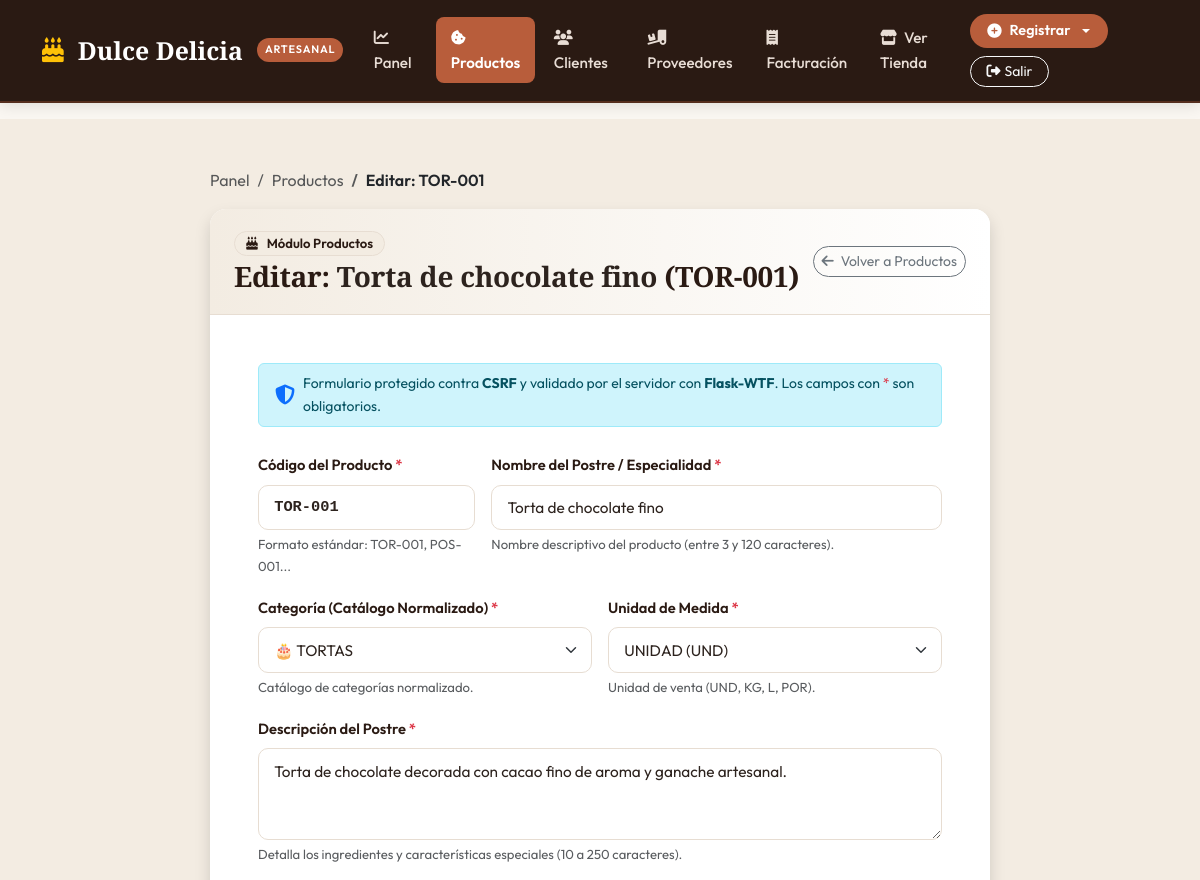
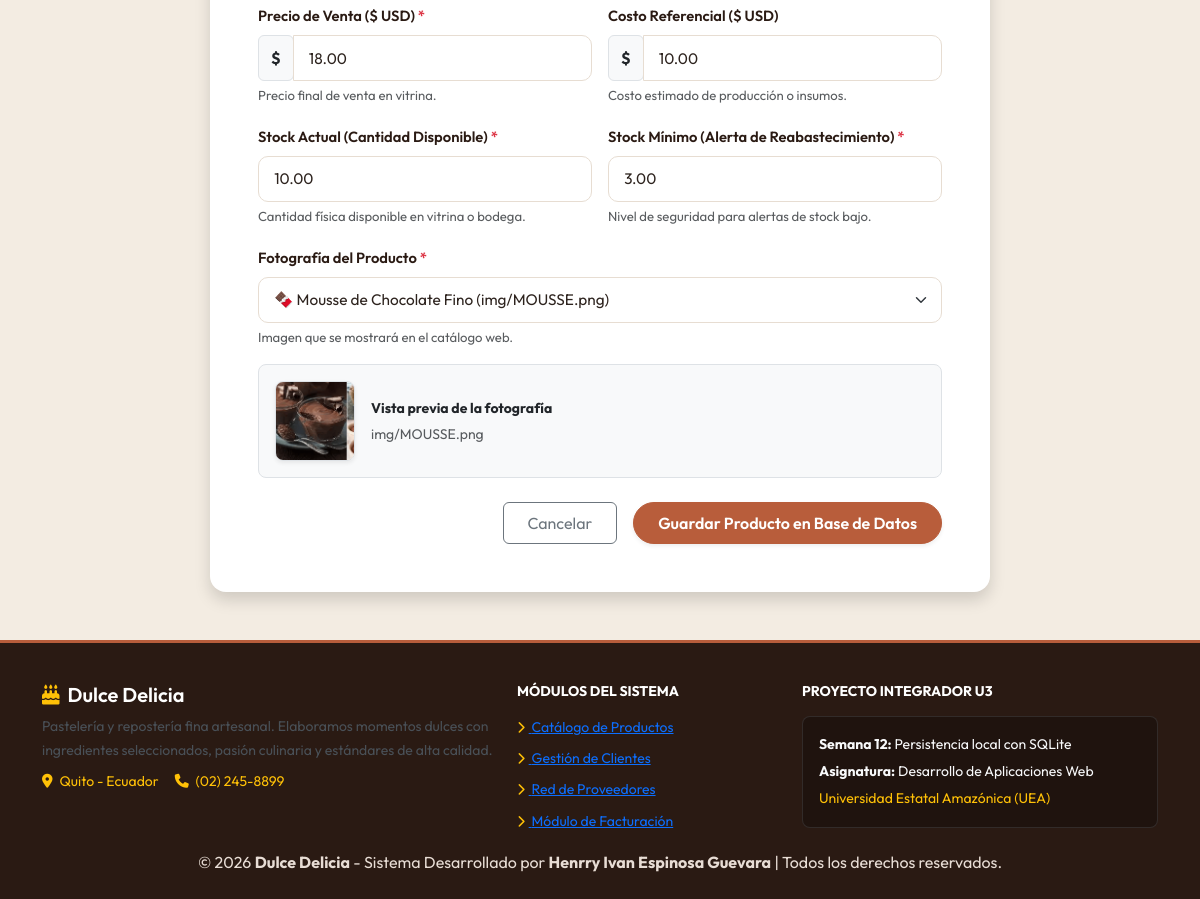
The app's page /productos/editar/1 (signed in) with its own data (2 pictures, top to bottom).
### tables this page shows
CREATE TABLE productos (
            id_producto INTEGER PRIMARY KEY AUTOINCREMENT,
            id_categoria_producto INTEGER NOT NULL REFERENCES categorias_producto(id_categoria_producto),
            id_unidad INTEGER NOT NULL REFERENCES unidades_medida(id_unidad),
            codigo TEXT NOT NULL UNIQUE,
            nombre TEXT NOT NULL,
            descripcion TEXT,
            precio_venta REAL NOT NULL CHECK (precio_venta >= 0),
            costo_referencial REAL NOT NULL DEFAULT 0 CHECK (costo_referencial >= 0),
            stock_actual REAL NOT NULL DEFAULT 0 CHECK (stock_actual >= 0),
            stock_minimo REAL NOT NULL DEFAULT 0 CHECK (stock_minimo >= 0),
            imagen TEXT DEFAULT 'img/CHEESCAKE.png',
            activo INTEGER NOT NULL DEFAULT 1,
            fecha_registro TEXT NOT NULL DEFAULT (datetime('now', 'localtime'))
        );

### app.py (the view, shortened to what this page needs)
@app.route('/productos/editar/<int:id>', methods=['GET', 'POST'])
@login_requerido
def editar_producto(id):
    conn = obtener_conexion()
    cursor = conn.cursor()
    cursor.execute("SELECT * FROM productos WHERE id_producto = ?", (id,))
    producto = cursor.fetchone()
    conn.close()
    if not producto:
        flash('El producto solicitado no existe en la base de datos.', 'warning')
        return redirect(url_for('productos'))
    form = ProductoForm()
    sincronizar_opciones_producto(form)
    if request.method == 'GET':
        form.codigo.data = producto['codigo']
        form.nombre.data = producto['nombre']
        form.id_categoria_producto.data = producto['id_categoria_producto']
        form.id_unidad.data = producto['id_unidad']
        form.descripcion.data = producto['descripcion']
        form.precio_venta.data = producto['precio_venta']
        form.costo_referencial.data = producto['costo_referencial']
        form.stock_actual.data = producto['stock_actual']
        form.stock_minimo.data = producto['stock_minimo']
        form.imagen.data = producto['imagen']
    return render_template("formulario_producto.html", form=form, modo="edicion", producto=producto)

### app.py (called while the page is built)
def obtener_conexion():
    conn = sqlite3.connect(DB_PATH)
    conn.row_factory = sqlite3.Row
    conn.execute("PRAGMA foreign_keys = ON;")
    return conn

def sincronizar_opciones_producto(form):
    conn = obtener_conexion()
    cursor = conn.cursor()
    cursor.execute("SELECT id_categoria_producto, nombre FROM categorias_producto WHERE activo = 1 ORDER BY id_categoria_producto ASC")
    form.id_categoria_producto.choices = [(row['id_categoria_producto'], f"🎂 {row['nombre']}") for row in cursor.fetchall()]
    cursor.execute("SELECT id_unidad, nombre || ' (' || abreviatura || ')' AS etiqueta FROM unidades_medida ORDER BY id_unidad ASC")
    form.id_unidad.choices = [(row['id_unidad'], row['etiqueta']) for row in cursor.fetchall()]
    conn.close()

def login_requerido(f):
    @wraps(f)
    def decorada(*args, **kwargs):
        if not session.get('usuario'):
            flash('Debe iniciar sesión para acceder al sistema administrativo.', 'warning')
            return redirect(url_for('login'))
        return f(*args, **kwargs)
    return decorada

### templates/formulario_producto.html (shortened to what this page needs)
{% extends "base.html" %}
{% block content %}
<section class="py-5" style="background-color: var(--c-crema); min-height: 85vh;">
  <div class="container">
    <div class="form-card-container">
      <nav aria-label="breadcrumb" class="mb-3">
        <ol class="breadcrumb small">
          <li class="breadcrumb-item"><a href="{{ url_for('panel') }}" class="text-decoration-none text-muted">Panel</a></li>
          <li class="breadcrumb-item"><a href="{{ url_for('productos') }}" class="text-decoration-none text-muted">Productos</a></li>
          <li class="breadcrumb-item active text-dark fw-semibold" aria-current="page">
            {% if modo == 'edicion' %}Editar: {{ producto.codigo }}{% else %}Nuevo Producto{% endif %}
          </li>
        </ol>
      </nav>
      <div class="card card-artesanal border-0 shadow">
        <div class="card-header-artesanal d-flex justify-content-between align-items-center flex-wrap gap-2">
          <div>
            <span class="badge badge-artesanal badge-moka mb-1 fw-semibold">
              <i class="fa-solid fa-cake-candles me-1"></i> Módulo Productos
            </span>
            <h1 class="h3 mb-0 fw-bold text-dark">
              {% if modo == 'edicion' %}
                Editar: <span class="text-caramelo">{{ producto.nombre }}</span> ({{ producto.codigo }})
              {% else %}
                Registrar Nuevo Producto
              {% endif %}
            </h1>
          </div>
          <a href="{{ url_for('productos') }}" class="btn btn-sm btn-outline-secondary rounded-pill">
            <i class="fa-solid fa-arrow-left me-1"></i> Volver a Productos
          </a>
        </div>
        <div class="card-body p-4 p-md-5">
          <div class="alert alert-info py-2 px-3 small d-flex align-items-center gap-2 mb-4" role="alert">
            <i class="fa-solid fa-shield-halved fs-5 text-primary"></i>
            <span>Formulario protegido contra <strong>CSRF</strong> y validado por el servidor con <strong>Flask-WTF</strong>. Los campos con <span class="text-danger">*</span> son obligatorios.</span>
          </div>
          <form method="POST" novalidate>
            <div class="row g-3">
              <div class="col-md-4">
                <label for="{{ form.codigo.id }}" class="form-label">
                  {{ form.codigo.label.text }} <span class="text-danger">*</span>
                </label>
                {{ form.codigo(class="form-control font-monospace fw-bold" + (" is-invalid" if form.codigo.errors else "")) }}
                <div class="form-help-text text-muted small">Formato estándar: TOR-001, POS-001...</div>
              </div>
              <div class="col-md-8">
                <label for="{{ form.nombre.id }}" class="form-label">
                  {{ form.nombre.label.text }} <span class="text-danger">*</span>
                </label>
                {{ form.nombre(class="form-control" + (" is-invalid" if form.nombre.errors else "")) }}
                <div class="form-help-text text-muted small">Nombre descriptivo del producto (entre 3 y 120 caracteres).</div>
              </div>
              <div class="col-md-6">
                <label for="{{ form.id_categoria_producto.id }}" class="form-label">
                  {{ form.id_categoria_producto.label.text }} <span class="text-danger">*</span>
                </label>
                {{ form.id_categoria_producto(class="form-select" + (" is-invalid" if form.id_categoria_producto.errors else "")) }}
                <div class="form-help-text text-muted small">Catálogo de categorías normalizado.</div>
              </div>
              <div class="col-md-6">
                <label for="{{ form.id_unidad.id }}" class="form-label">
                  {{ form.id_unidad.label.text }} <span class="text-danger">*</span>
                </label>
                {{ form.id_unidad(class="form-select" + (" is-invalid" if form.id_unidad.errors else "")) }}
                <div class="form-help-text text-muted small">Unidad de venta (UND, KG, L, POR).</div>
              </div>
              <div class="col-12">
                <label for="{{ form.descripcion.id }}" class="form-label">
                  {{ form.descripcion.label.text }} <span class="text-danger">*</span>
                </label>
                {{ form.descripcion(class="form-control" + (" is-invalid" if form.descripcion.errors else "")) }}
                <div class="form-help-text text-muted small">Detalla los ingredientes y características especiales (10 a 250 caracteres).</div>
              </div>
              <div class="col-md-6">
                <label for="{{ form.precio_venta.id }}" class="form-label">
                  {{ form.precio_venta.label.text }} <span class="text-danger">*</span>
                </label>
                <div class="input-group has-validation">
                  <span class="input-group-text bg-light text-dark fw-bold">$</span>
                  {{ form.precio_venta(class="form-control" + (" is-invalid" if form.precio_venta.errors else "")) }}
                </div>
                <div class="form-help-text text-muted small">Precio final de venta en vitrina.</div>
              </div>
              <div class="col-md-6">
                <label for="{{ form.costo_referencial.id }}" class="form-label">
                  {{ form.costo_referencial.label.text }}
                </label>
                <div class="input-group has-validation">
                  <span class="input-group-text bg-light text-dark fw-bold">$</span>
                  {{ form.costo_referencial(class="form-control" + (" is-invalid" if form.costo_referencial.errors else "")) }}
                </div>
                <div class="form-help-text text-muted small">Costo estimado de producción o insumos.</div>
              </div>
              <div class="col-md-6">
                <label for="{{ form.stock_actual.id }}" class="form-label">
                  {{ form.stock_actual.label.text }} <span class="text-danger">*</span>
                </label>
                {{ form.stock_actual(class="form-control" + (" is-invalid" if form.stock_actual.errors else "")) }}
                <div class="form-help-text text-muted small">Cantidad física disponible en vitrina o bodega.</div>
              </div>
              <div class="col-md-6">
                <label for="{{ form.stock_minimo.id }}" class="form-label">
                  {{ form.stock_minimo.label.text }} <span class="text-danger">*</span>
                </label>
                {{ form.stock_minimo(class="form-control" + (" is-invalid" if form.stock_minimo.errors else "")) }}
                <div class="form-help-text text-muted small">Nivel de seguridad para alertas de stock bajo.</div>
              </div>
              <div class="col-12">
                <label for="{{ form.imagen.id }}" class="form-label">
                  {{ form.imagen.label.text }} <span class="text-danger">*</span>
                </label>
                {{ form.imagen(class="form-select" + (" is-invalid" if form.imagen.errors else ""), id="select_imagen_producto") }}
                <div class="form-help-text text-muted small">Imagen que se mostrará en el catálogo web.</div>
              </div>
              <div class="col-12 mt-3">
                <div class="p-3 bg-light rounded-3 border d-flex align-items-center gap-3">
                  <img id="preview_imagen" src="{{ url_for('static', filename=form.imagen.data or 'img/CHEESCAKE.png') }}" alt="Vista previa" class="rounded-3 border shadow-sm" style="width: 80px; height: 80px; object-fit: cover;">
                  <div>
                    <strong class="d-block text-dark small">Vista previa de la fotografía</strong>
                    <span class="text-muted small" id="ruta_preview">{{ form.imagen.data or 'img/CHEESCAKE.png' }}</span>
                  </div>
                </div>
              </div>
              <div class="col-12 mt-4 d-flex gap-3 justify-content-end align-items-center">
                <a href="{{ url_for('productos') }}" class="btn btn-outline-secondary px-4 py-2">
                  Cancelar
                </a>
                {{ form.submit() }}
              </div>
            </div>
          </form>
        </div>
      </div>
    </div>
  </div>
</section>
{% endblock %}

### static/css/style.css (style rules this page uses)
:root { --c-moka: #2A1A13; --c-moka-soft: #3D261C; --c-caramelo: #B85D3B; --c-caramelo-hover: #9E4B2C; --c-caramelo-light: #FBF0EB; --c-miel: #D97706; --c-miel-light: #FEF3C7; --c-vainilla: #FAF7F2; --c-crema: #F3ECE2; --c-card-bg: #FFFFFF; --c-borde: #E7DDD2; --c-texto: #2D231E; --c-texto-mutado: #7A6A60; --c-exito: #206E43; --c-exito-bg: #E8F6ED; --c-alerta: #A15C07; --c-alerta-bg: #FEF7EA; --c-peligro: #9B2226; --c-peligro-bg: #FDE8E8; --c-info: #1D5E8C; --c-info-bg: #EBF4FA; --sombra-suave: 0 4px 20px rgba(42, 26, 19, 0.06); --sombra-hover: 0 10px 30px rgba(42, 26, 19, 0.12); --radio-suave: 16px; }
body { margin: 0; font-family: 'Outfit', -apple-system, BlinkMacSystemFont, 'Segoe UI', Roboto, sans-serif; background-color: var(--c-vainilla); color: var(--c-texto); line-height: 1.65; -webkit-font-smoothing: antialiased; }
h1, h2, h3, .font-serif { font-family: 'Playfair Display', Georgia, serif; color: var(--c-moka); font-weight: 700; letter-spacing: -0.01em; }
.btn-verde, .btn-caramelo { background-color: var(--c-caramelo); color: #FFFFFF; font-weight: 600; border-radius: 50px; padding: 0.65rem 1.6rem; border: 1px solid var(--c-caramelo); transition: all 0.25s ease; display: inline-flex; align-items: center; justify-content: center; gap: 8px; text-decoration: none; }
.card, .card-artesanal { background: var(--c-card-bg); border: 1px solid var(--c-borde); border-radius: var(--radio-suave); box-shadow: var(--sombra-suave); transition: transform 0.3s ease, box-shadow 0.3s ease; overflow: hidden; }
.card-header-artesanal { background: linear-gradient(to right, var(--c-crema), #FFFFFF); border-bottom: 1px solid var(--c-borde); padding: 1.25rem 1.5rem; color: var(--c-moka) !important; }
.card-header-artesanal h1, .card-header-artesanal h2, .card-header-artesanal h3, .card-header-artesanal h4, .card-header-artesanal h5, .card-header-artesanal h6 { color: var(--c-moka) !important; font-weight: 700; }
.card-header-artesanal p, .card-header-artesanal span:not(.badge), .card-header-artesanal small { color: var(--c-texto) !important; }
.form-card-container { max-width: 780px; margin: 0 auto; }
.form-label { font-weight: 600; font-size: 0.92rem; color: var(--c-moka); margin-bottom: 0.45rem; }
.form-control, .form-select { border: 1.5px solid var(--c-borde); border-radius: 10px; padding: 0.65rem 0.95rem; font-size: 0.96rem; color: var(--c-texto); background-color: #FFFFFF; transition: all 0.2s ease; }
.form-help-text { font-size: 0.82rem; color: var(--c-texto-mutado); margin-top: 0.25rem; }
.badge-artesanal { padding: 0.4em 0.85em; font-size: 0.82rem; font-weight: 600; border-radius: 30px; display: inline-flex; align-items: center; gap: 5px; }
.badge-moka { background-color: var(--c-crema); color: var(--c-moka); border: 1px solid var(--c-borde); }

### records on screen
productos: codigo "TOR-001", nombre "Torta de chocolate fino", id_categoria_producto "🎂 TORTAS", id_unidad "UNIDAD (UND)", descripcion "Torta de chocolate decorada con cacao fino de aroma y ganache artesanal.", precio_venta "18.00", costo_referencial "10.00", stock_actual "10.00", stock_minimo "3.00", imagen "🍫 Mousse de Chocolate Fino (img/MOUSSE.png)", imagen (picture), imagen "img/MOUSSE.png"
